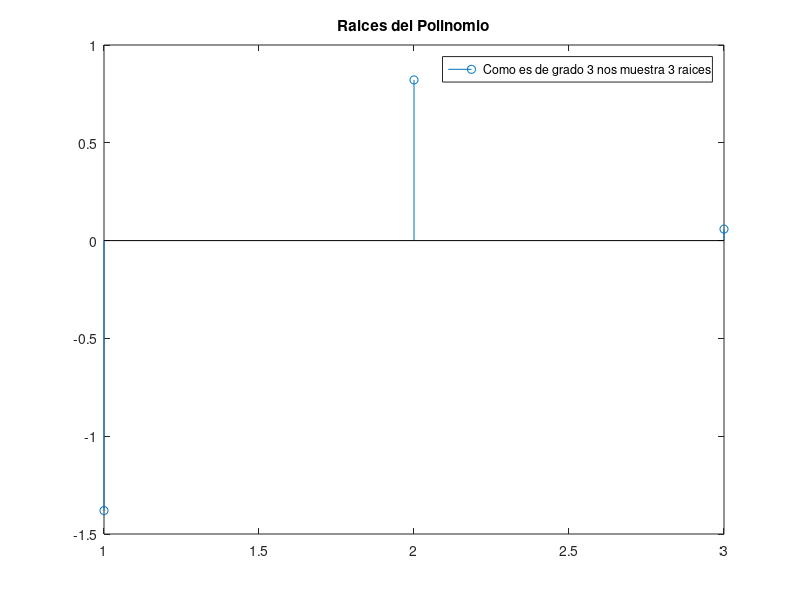

Source code (MATLAB):
%Graicas de polinomios (RAICES)
%linspace: devuelve un vector de fila
%de 0 a 100 puntos equidistantes con 
%paso 2 entre x1 y x2.
x=linspace(-5,1,6);
%Almacenamos la la sustitucion de X
poli=[6 3 -7 0.4];
%eval?a el polinomio "P" en cada punto de X
y=polyval( poli,x);
%Graficamos
raices=roots(poli);
stem (raices)
title('Raices del Polinomio')

legend ('Como es de grado 3 nos muestra 3 raices');

